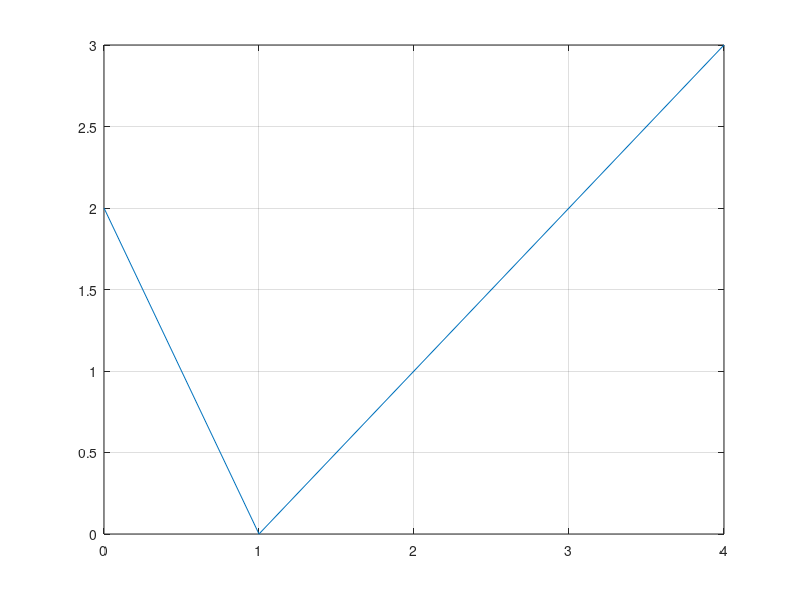

The MATLAB script that drew this image:
% Base storage setup
xi = 0;
xf = 4;
yi = 2;
steps = 4;

dx = (xf-xi)/steps;
x = xi:dx:xf;
y = 1:size(x,2);

% Initial conditions
x(1) = xi;
y(1) = yi;

% Loop it boi
for i = 1:size(x,2)-1
	dy = x(i)-y(i);
	
	y(i+1) = y(i)+dy*dx;
end

plot(x,y)
grid on
